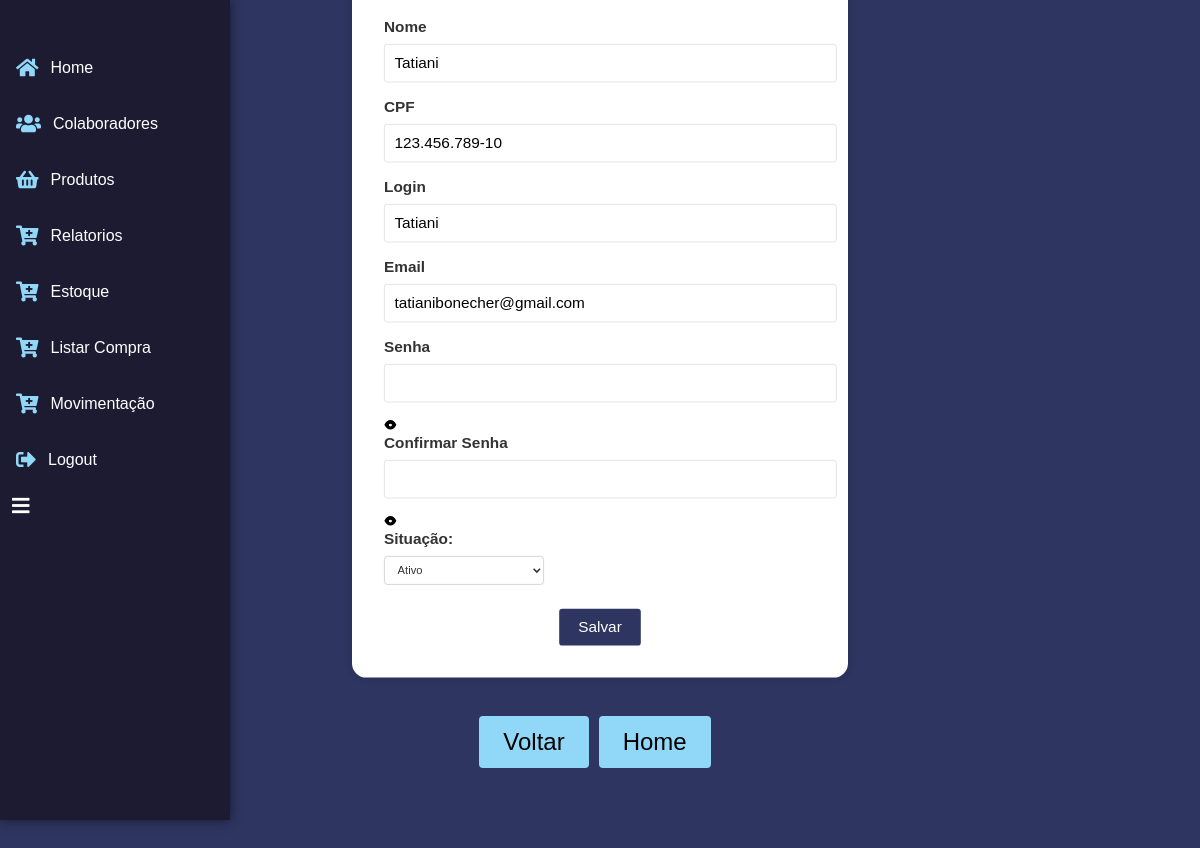
The page /colaboradores/editar_colaborador/18/ (signed in) on the database its author committed.
### colaboradores/models.py (models this page shows, shortened)
class Colaborador(models.Model):
    nome = models.CharField(max_length=100)
    cpf = models.CharField(max_length=14)
    login = models.CharField(max_length=50)
    senha = models.CharField(max_length=50)
    situacao = models.CharField(max_length=50)
    email = models.EmailField(max_length=254, null=True)

### colaboradores/views.py (the view)
# urls.py: path('editar_colaborador/<int:colaborador_id>/', views.editar_colaborador, name='editar_colaborador'),
@login_required(login_url='login')
def editar_colaborador(request, colaborador_id):
    colaborador = get_object_or_404(Colaborador, id=colaborador_id)
    if request.method == 'POST':
        form = EditarColaboradorForm(request.POST, instance=colaborador)
        if form.is_valid():
            nome = form.cleaned_data['nome']
            cpf = form.cleaned_data['cpf']
            login = form.cleaned_data['login']
            email = form.cleaned_data['email']
            senha = form.cleaned_data['senha']
            confirmar_senha = form.cleaned_data['confirmar_senha']
            situacao = form.cleaned_data['situacao']
            if Colaborador.objects.filter(cpf=cpf).exclude(id=colaborador_id).exists():
                messages.error(request, 'CPF já cadastrado.')
                return redirect('editar_colaborador', colaborador_id=colaborador_id)
            if Colaborador.objects.filter(email=email).exclude(id=colaborador_id).exists():
                messages.error(request, 'Email já cadastrado.')
                return redirect('editar_colaborador', colaborador_id=colaborador_id)
            if senha != confirmar_senha:
                messages.error(
                    request, 'A senha e a confirmação de senha não correspondem.')
                return redirect('editar_colaborador', colaborador_id=colaborador_id)
            try:
                colaborador.nome = nome
                colaborador.cpf = cpf
                colaborador.login = login
                colaborador.email = email
                colaborador.situacao = situacao
                if senha:
                    senha_criptografada = make_password(senha)
                    colaborador.senha = senha_criptografada
                colaborador.save()
                return redirect('listar_colaboradores')
            except ValidationError as e:
                error_message = "Erro de validação: " + str(e)
                return render(request, 'error.html', {'error_message': error_message})
            except Exception as e:
                error_message = "Ocorreu um erro ao editar o colaborador. Detalhes: " + \
                    str(e)
                logging.exception(error_message)
                return render(request, 'error.html', {'error_message': error_message})
    else:
        initial_data = {
            'senha': '',
            'confirmar_senha': '',
            'email': colaborador.email
        }
        form = EditarColaboradorForm(
            instance=colaborador, initial=initial_data)
        form.fields['situacao'].initial = colaborador.situacao
    return render(request, 'editar_colaborador.html', {'form': form, 'colaborador_id': colaborador_id})

### colaboradores/forms.py
class EditarColaboradorForm(forms.ModelForm):
    senha = forms.CharField(widget=forms.PasswordInput(render_value=True))
    confirmar_senha = forms.CharField(widget=forms.PasswordInput(render_value=True))
    class Meta:
        model = Colaborador
        fields = ['nome', 'cpf', 'login', 'email', 'senha', 'confirmar_senha', 'situacao']
        widgets = {
            'senha': forms.PasswordInput(render_value=True),
            'confirmar_senha': forms.PasswordInput(render_value=True)
        }

### colaboradores/templates/editar_colaborador.html (shortened to what this page needs)
{% load static %}
<!DOCTYPE html>
<html>
<head>
    <link href="https://cdnjs.cloudflare.com/ajax/libs/select2/4.0.13/css/select2.min.css" rel="stylesheet" />
    <link rel="stylesheet" href="https://cdnjs.cloudflare.com/ajax/libs/font-awesome/5.15.3/css/all.min.css">
    <link rel="stylesheet" href="{% static 'formularios/edit_formulario.css' %}">
</head>
<body>
    <div class="form-container">
        <form action="{% url 'editar_colaborador' colaborador_id=colaborador_id %}" method="POST">
            <label for="nome">Nome</label>
            <input type="text" id="nome" name="nome" value="{{ form.nome.value }}" oninput="validateLetters(event)">
            <label for="cpf">CPF</label>
            <input type="text" id="cpf" name="cpf" value="{{ form.cpf.value }}" oninput="formatCPF(event)" maxlength="14">
            <label for="login">Login</label>
            <input type="text" id="login" name="login" value="{{ form.login.value }}">
            <label for="email">Email</label>
            <input type="email" id="email" name="email" value="{{ form.email.value }}">
            <label for="senha">Senha</label>
            <div class="password-icon">
                <input type="password" id="senha" name="senha" value="{{ form.senha.value }}">
            </div>
            <label for="confirma_senha">Confirmar Senha</label>
            <div class="password-icon">
                <input type="password" id="confirmar_senha" name="confirmar_senha"
                    value="{{ form.confirmar_senha.value }}">
            </div>
            <label for="situacao">Situação:</label>
            <select name="situacao" required>
                <option value="Ativo" {% if form.initial.situacao == 'Ativo' %}selected{% endif %}>Ativo</option>
            </select><br>
            <input type="submit" value="Salvar" class="submit-button">
        </form>
        <div class="button-container">
            <button class="button" onclick="goBack()">Voltar</button>
            <button class="button" onclick="goHome()">Home</button>
        </div>
    </div>
        <div id="navbar">
            {% include 'navBar.html' %}
        </div>
</body>
</html>

### static/formularios/edit_formulario.css (style rules this page uses)
body { font-family: Arial, sans-serif; background-color: #2d3560; margin: 0; padding: 0; transform-origin: top; }
form { width: 45%; margin: -30px auto; background-color: #fff; box-shadow: 0 0 10px rgba(0, 0, 0, 0.1); padding: 40px; border-radius: 18px; transform: scale(1.0); box-shadow: 0 0 10px rgba(0, 0, 0, 0.1); }
label { display: block; font-weight: bold; margin-bottom: 10px; color: #333; font-size: 1.2rem; }
input[type="text"], input[type="email"], input[type="password"] { width: 100%; padding: 12px; font-size: 1.2rem; border: 1px solid #ddd; border-radius: 4px; margin-bottom: 20px; }
.submit-button { background-color: #2d3560; color: #fff; padding: 12px 24px; border: none; cursor: pointer; font-size: 1.2rem; border-radius: 4px; transition: background-color 0.3s ease; display: block; margin: 0 auto; margin-top: 20px; }
select { width: 200px; padding: 5px; border: 1px solid #ccc; border-radius: 4px; font-size: 14px; }
select option { font-size: 14px; }
.button-container { display: flex; justify-content: center; margin-top: -58px; background-color: #2d3560; padding: 10px; }
.button { padding: 12px 24px; background-color: #91d8f8; color: #000; border: none; border-radius: 4px; cursor: pointer; font-size: 1.5rem; margin-right: 10px; }
select[name="situacao"], select#categoria { padding: 8px 12px; font-size: 14px; border: 1px solid #ccc; border-radius: 4px; width: 200px; margin-bottom: 10px; background-color: #fff; color: #333; }
select[name="situacao"] option, select#categoria option { background-color: #807a7a !important; color: #978f8f !important; }

### colaboradores/templates/editar_colaborador.html (style rules this page uses)
form { width: 45% !important; margin-top: -100px !important; background-color: #fff; box-shadow: 0 0 10px rgba(0, 0, 0, 0.1); padding: 40px; border-radius: 18px; transform: scale(0.8)!important }

### navBar/templates/navBar.html (style rules this page uses)
body { margin: 0; padding: 0; }

### rows shown on the page
Colaborador: nome "Tatiani", cpf "123.456.789-10", login "Tatiani", email "tatianibonecher@gmail.com", situacao "Ativo"
